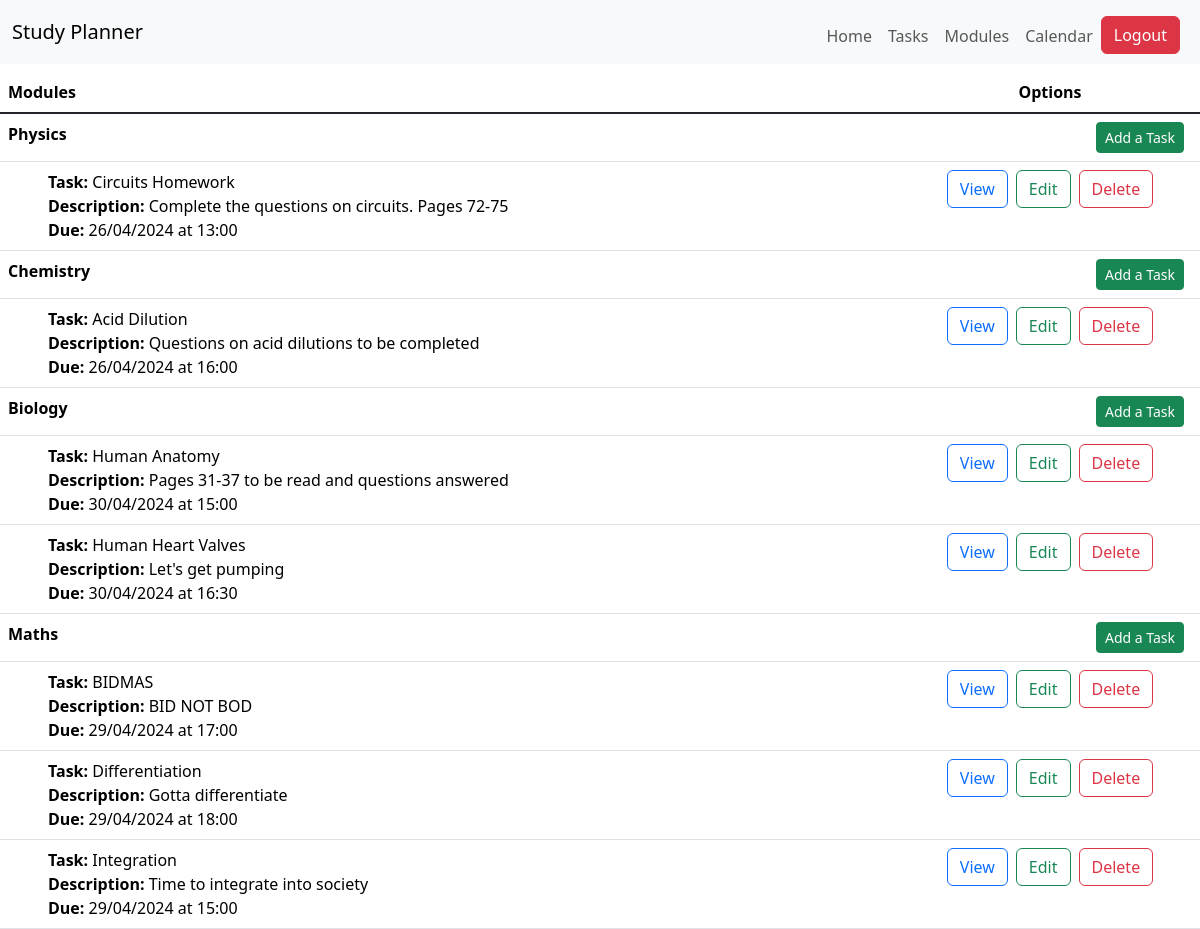
The page /tasks (signed in) on the database its author committed.
### StudyPlanner/models.py (models this page shows)
class Module(db.Model):
    id = db.Column(db.Integer, primary_key=True)
    user = db.Column(db.Integer, db.ForeignKey('user.id'))
    creation_date = db.Column(db.DateTime, default= datetime.datetime.now(datetime.UTC))
    name = db.Column(db.String(100), nullable=False)
    colour = db.Column(db.String(7), nullable=False)
    tasks = db.relationship('Task', backref='module_tasks', primaryjoin="Module.id==Task.module", cascade="all, delete")
    events = db.relationship('Event', backref='module_events', primaryjoin="Module.id==Event.module", cascade="all, delete")

class Task(db.Model):
    id = db.Column(db.Integer, primary_key=True)
    user = db.Column(db.Integer, db.ForeignKey('user.id'))
    module = db.Column(db.Integer, db.ForeignKey('module.id', ondelete="CASCADE"))
    event = db.Column(db.Integer, db.ForeignKey('event.id'))
    name = db.Column(db.String(100), nullable=False)
    description = db.Column(db.String(256), nullable=False)
    creation_date = db.Column(db.DateTime, default= datetime.datetime.now(datetime.UTC))
    due_date = db.Column(db.DateTime, nullable=False)
    events = db.relationship('Event', backref='events', primaryjoin="Task.id==Event.task", cascade="all, delete")

### StudyPlanner/core.py (the view)
@bp.route("/tasks")
@login_required
def tasksPage():
    user = current_user
    modules = user.modules
    return render_template("core/tasks.html", user=user, modules=modules)

### StudyPlanner/__init__.py (called while the page is built)
def create_app():
    app = Flask(__name__)
    app.config['SECRET_KEY'] = 'd71da3aa16a41e7005859041a8063229c1e84514118c8a41b0a03438225499e6'
    app.config['SQLALCHEMY_DATABASE_URI'] = 'sqlite:///db.sqlite'
    db.init_app(app)
    with app.app_context():
        db.create_all()
    from StudyPlanner import auth, core
    app.register_blueprint(auth.bp)
    app.register_blueprint(core.bp)
    login_manager = LoginManager()
    login_manager.login_view = 'auth.login'
    login_manager.init_app(app)
    @login_manager.user_loader
    def load_user(user_id):
        return User.query.get(int(user_id))
    return app

### StudyPlanner/core.py (called while the page is built)
@bp.app_template_filter('date_filter') # filters out the date
def date_filter(date):
    date = str(date)
    return date[10:16]

@bp.app_template_filter('time_filter') # filters out the time
def time_filter(date):
    date = str(date)
    date = date[8:10] + "/" + date[5:7] + "/" + date[0:4]
    return date[:10]

### StudyPlanner/templates/core/tasks.html (shortened to what this page needs)
{% extends "base.html" %}
{% block content %}
<table class="vw-100 table fixed-table-body mt-2">
    <thead>
        <tr>
            <th style="width: 75%;">Modules</th>
            <th colspan="2" class="text-center">Options</th>
        </tr>
    </thead>
    <tbody class="table-group-divider">
        {% for module in modules %}
            <tr>
                <th colspan="2">{{ module.name}}</th>
                <th class="text-end">
                    <div class="d-none d-md-block">
                        <a href="{{ url_for('core.addTask', module_id=module.id ) }}" type="button" class="btn btn-sm btn-success me-2">
                            Add a Task
                        </a>
                    </div>
                </th>
            </tr>
            {% for task in module.tasks %}
            <tr>
                <td class="ps-5"><strong>Task:</strong> {{ task.name }} <br> <strong>Description:</strong> {{ task.description }} <br> <strong>Due:</strong> {{ task.due_date | time_filter }} at {{ task.due_date | date_filter }}</td>
                <td colspan="2">
                    <div class="d-none d-lg-flex align-items-center justify-content-center">
                        <a href="#" class="btn btn-outline-primary mx-1">
                            View
                        </a>
                        <a class="btn btn-outline-success mx-1" href="{{ url_for('core.editTask', id=task.id, author=task.user) }}">
                            Edit
                        </a>
                        <a class="btn btn-outline-danger mx-1" href="{{ url_for('core.deleteTask', id=task.id, author=task.user) }}">
                            Delete
                        </a>
                    </div>
                </td>
            </tr>
            {% endfor %}
        {% endfor %}
    </tbody>
</table>
{% endblock %}

### StudyPlanner/templates/base.html (shortened to what this page needs)
<!doctype html>
<html lang="en">
  <head>
    <link href="https://cdn.jsdelivr.net/npm/bootstrap@5.3.3/dist/css/bootstrap.min.css" rel="stylesheet">
    <link rel="stylesheet" href="https://cdn.jsdelivr.net/npm/bootstrap-icons@1.11.3/font/bootstrap-icons.min.css">
    <nav class="navbar navbar-expand-lg bg-body-tertiary">
        <div class="container-fluid">
          <a class="navbar-brand" href="/">Study Planner</a>
          <div class="collapse navbar-collapse mt-2" id="navbarNavAltMarkup">
            <div class="navbar-nav ms-auto me-2">
              {% if current_user.is_authenticated %}
              <a class="nav-link" aria-current="page" href="/">Home</a>
              <a class="nav-link" href="{{ url_for('core.tasksPage')}}">Tasks</a>
              <a class="nav-link" href="{{ url_for('core.modulesPage')}}">Modules</a>
              <a class="nav-link" href="{{ url_for('core.calendarPage')}}">Calendar</a>
              <div>
                <a class="btn btn-danger" href="{{ url_for('auth.logout')}}">Logout</a>
              </div>
              {% endif %}
            </div>
          </div>
        </div>
      </nav>
  </head>
  <body style="height: 100vh;">
    {% block content %}
    {% endblock %}
  </body>
</html>

### rows shown on the page
Module: name "Physics"
Task: name "Circuits Homework", description "Complete the questions on circuits. Pages 72-75", due_date "26/04/2024", due_date "13:00"
Module: name "Chemistry"
Task: name "Acid Dilution", description "Questions on acid dilutions to be completed", due_date "26/04/2024", due_date "16:00"
Module: name "Biology"
Task: name "Human Anatomy", description "Pages 31-37 to be read and questions answered", due_date "30/04/2024", due_date "15:00"
Task: name "Human Heart Valves", description "Let's get pumping", due_date "30/04/2024", due_date "16:30"
Module: name "Maths"
Task: name "BIDMAS", description "BID NOT BOD", due_date "29/04/2024", due_date "17:00"
Task: name "Differentiation", description "Gotta differentiate", due_date "29/04/2024", due_date "18:00"
Task: name "Integration", description "Time to integrate into society", due_date "29/04/2024", due_date "15:00"
